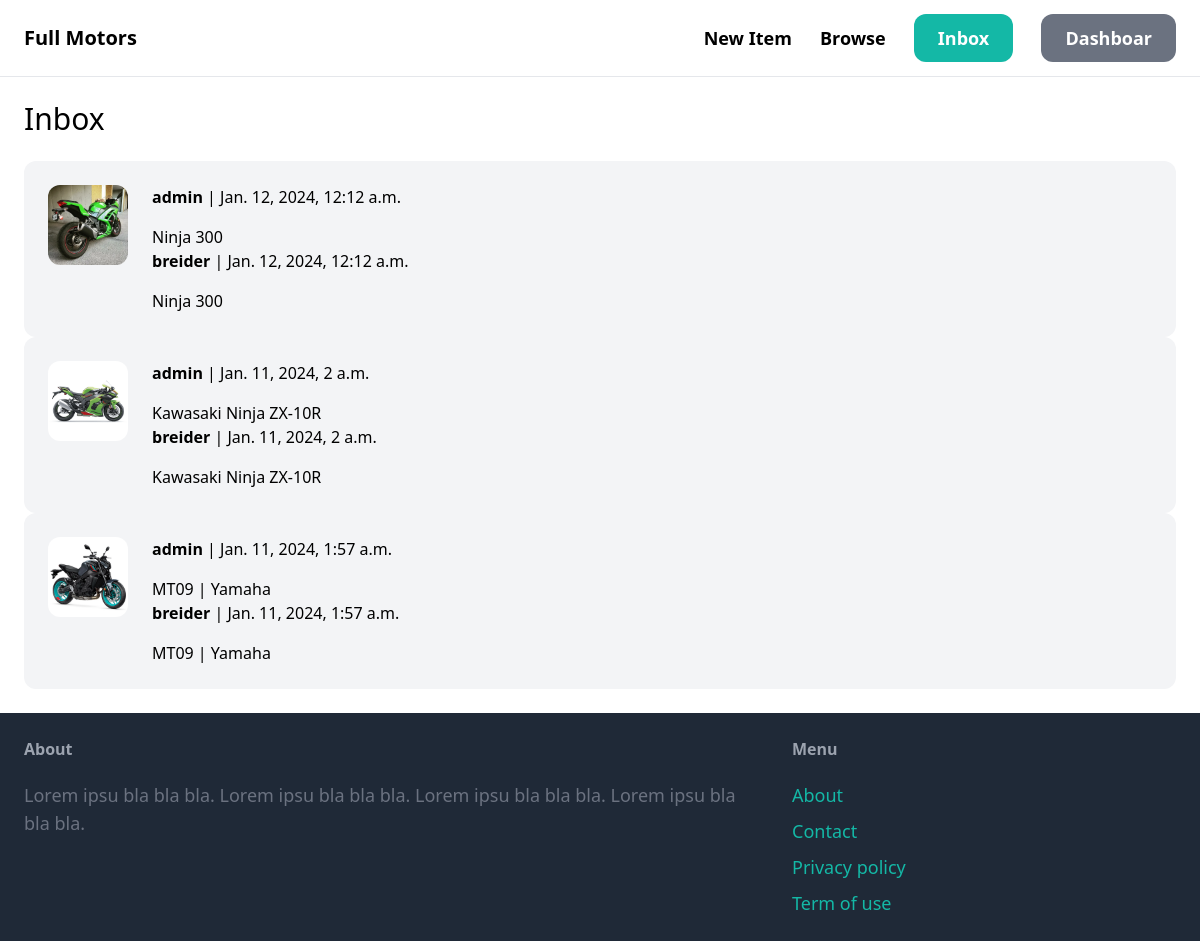
The page /inbox/ (signed in) on the database its author committed.
### chat/models.py (models this page shows)
class Chat(models.Model):
    item = models.ForeignKey(Item, related_name='conversations',on_delete=models.CASCADE)
    members = models.ManyToManyField(User, related_name='conversations')
    created_at = models.DateTimeField(auto_now_add=True)
    modified_at = models.DateTimeField(auto_now=True)
    class Meta:
        ordering = ('-modified_at',)

### item/models.py (models this page shows, shortened)
class Item(models.Model):
    category = models.ForeignKey(Category, related_name='items', on_delete=models.CASCADE)
    name = models.CharField(max_length=255)
    description = models.TextField(blank=True, null=True)
    price = models.FloatField()
    image = models.ImageField(upload_to='item_images', blank=True, null=True)
    is_sold = models.BooleanField(default=False)
    created_by = models.ForeignKey(User, related_name='items', on_delete=models.CASCADE)
    created_at = models.DateTimeField(auto_now_add=True)

### chat/views.py (the view)
# urls.py: path('', views.inbox, name='inbox'),
@login_required
def inbox(req):
    chats = Chat.objects.filter(members__in=[req.user.id])
    return render(req, 'chat/inbox.html',{
        'chats': chats
    })

### chat/templates/chat/inbox.html (shortened to what this page needs)
{% extends "motors/base.html" %}
{% block content %}
<h1 class="mb-6 text-3xl">Inbox</h1>
<div class="space-y-6">
    {% for chat in chats %}
        <a href="{% url 'chat:detail' chat.id %}">
            <div class="p-6 flex bg-gray-100 rounded-xl">
                <div class="pr-6">
                    <img src="{{ chat.item.image.url }}" class="w-20 rounded-xl">
                </div>
                <div>
                    {% for member in chat.members.all %}
                        {% if member != req.user %}
                            <p class="mb-4"><strong>{{ member.username }}</strong> | {{chat.modified_at }}</p>
                            <p> {{ chat.item.name }} </p>
                        {% endif %}
                    {% endfor %}
                </div>
            </div>
        </a>
    {% endfor %}
</div>
{% endblock content %}

### rows shown on the page
Chat: item.image (picture), modified_at "Jan. 12, 2024, 12:12 a.m.", item.name "Ninja 300"
Chat: item.image (picture), modified_at "Jan. 11, 2024, 2 a.m.", item.name "Kawasaki Ninja ZX-10R"
Chat: item.image (picture), modified_at "Jan. 11, 2024, 1:57 a.m.", item.name "MT09 | Yamaha"

### other values the page prints
{{ member.username }} "admin"
{{ member.username }} "breider"
